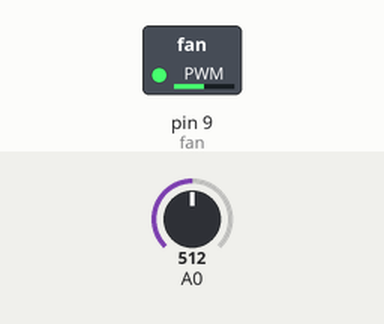
Simulated run of this sketch. Board: Arduino Uno, built with avr-gcc and run on an emulated ATmega328P. Parts: switched loads named in the sketch (green lamp = pin HIGH). The inputs (shaded band) are chosen by the test bench; at power-on: A0 = 512.

Above: at 1.2 s.
1.3 s: A0 set to 716
At 1.9 s:
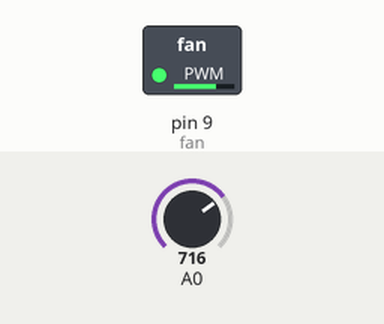
2.8 s: A0 set to 900
At 4.0 s:
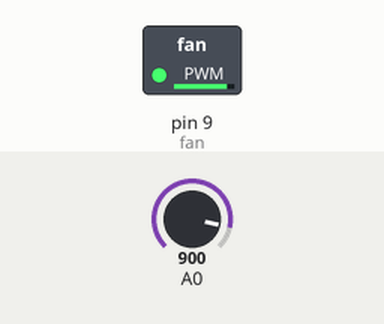
4.3 s: A0 set to 122
At 5.4 s:
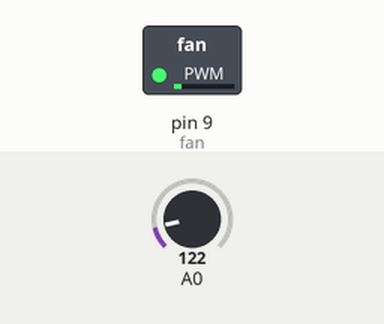
5.8 s: A0 set to 0
At 6.6 s:
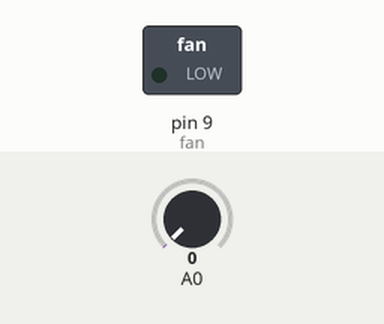
7.3 s: A0 set to 511
At 7.7 s:
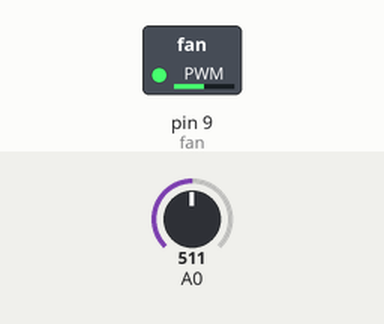
Timing chart, 0 to 9.8 s (numbered marks = the images above; inputs shaded):
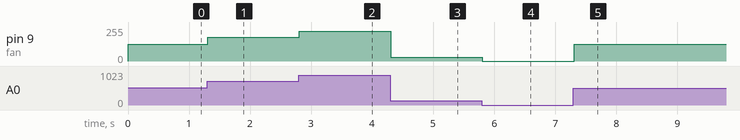

Measured:
- after the input at 1.3 s, pin 9 (fan): 127/255 → 178/255 at once
- after the input at 2.8 s, pin 9 (fan): 178/255 → 224/255 at once
- after the input at 4.3 s, pin 9 (fan): 224/255 → 30/255 at once
- after the input at 5.8 s, pin 9 (fan): 30/255 → 0/255 at once
- after the input at 7.3 s, pin 9 (fan): 0/255 → 127/255 at once

The sketch:

Task_1.ino.ino
```cpp
//Task 1. Control DC motor speed using potentiometer

int fan = 9;

void setup()
{
  pinMode(fan, OUTPUT);
}

void loop()
{
   // read the input on analog pin 0:
   int analogueValue = analogRead(A0); //analogueValue reads analog input A0 value
   int fan_speed = analogueValue * (255 / 1023.0); //this scales the value between 0-255
   analogWrite(fan,fan_speed);
   delay(10);
}
```
